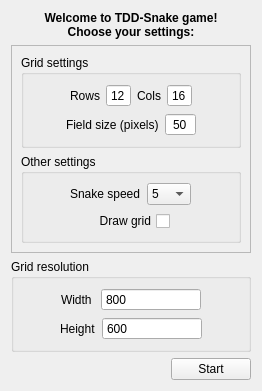
<?xml version="1.0" encoding="UTF-8"?>
<ui version="4.0">
 <class>SettingsScreen</class>
 <widget class="QWidget" name="SettingsScreen">
  <property name="geometry">
   <rect>
    <x>0</x>
    <y>0</y>
    <width>262</width>
    <height>364</height>
   </rect>
  </property>
  <property name="windowTitle">
   <string>Form</string>
  </property>
  <layout class="QVBoxLayout" name="verticalLayout_5">
   <item>
    <widget class="QLabel" name="label">
     <property name="font">
      <font>
       <pointsize>9</pointsize>
       <weight>75</weight>
       <bold>true</bold>
      </font>
     </property>
     <property name="text">
      <string>Welcome to TDD-Snake game!
Choose your settings:</string>
     </property>
     <property name="alignment">
      <set>Qt::AlignCenter</set>
     </property>
    </widget>
   </item>
   <item>
    <widget class="QFrame" name="frame">
     <property name="frameShape">
      <enum>QFrame::StyledPanel</enum>
     </property>
     <property name="frameShadow">
      <enum>QFrame::Raised</enum>
     </property>
     <layout class="QVBoxLayout" name="verticalLayout_4">
      <item>
       <widget class="QGroupBox" name="groupBox">
        <property name="title">
         <string>Grid settings</string>
        </property>
        <layout class="QVBoxLayout" name="verticalLayout_3">
         <item>
          <layout class="QHBoxLayout" name="horizontalLayout_6">
           <item>
            <spacer name="horizontalSpacer_12">
             <property name="orientation">
              <enum>Qt::Horizontal</enum>
             </property>
             <property name="sizeHint" stdset="0">
              <size>
               <width>40</width>
               <height>20</height>
              </size>
             </property>
            </spacer>
           </item>
           <item>
            <widget class="QLabel" name="label_5">
             <property name="text">
              <string>Rows</string>
             </property>
             <property name="alignment">
              <set>Qt::AlignRight|Qt::AlignTrailing|Qt::AlignVCenter</set>
             </property>
            </widget>
           </item>
           <item>
            <widget class="QSpinBox" name="rowsBox">
             <property name="alignment">
              <set>Qt::AlignCenter</set>
             </property>
             <property name="buttonSymbols">
              <enum>QAbstractSpinBox::NoButtons</enum>
             </property>
             <property name="minimum">
              <number>5</number>
             </property>
             <property name="maximum">
              <number>50</number>
             </property>
             <property name="value">
              <number>12</number>
             </property>
            </widget>
           </item>
           <item>
            <widget class="QLabel" name="label_6">
             <property name="text">
              <string>Cols</string>
             </property>
             <property name="alignment">
              <set>Qt::AlignRight|Qt::AlignTrailing|Qt::AlignVCenter</set>
             </property>
            </widget>
           </item>
           <item>
            <widget class="QSpinBox" name="colsBox">
             <property name="alignment">
              <set>Qt::AlignCenter</set>
             </property>
             <property name="buttonSymbols">
              <enum>QAbstractSpinBox::NoButtons</enum>
             </property>
             <property name="minimum">
              <number>5</number>
             </property>
             <property name="maximum">
              <number>50</number>
             </property>
             <property name="value">
              <number>16</number>
             </property>
            </widget>
           </item>
           <item>
            <spacer name="horizontalSpacer_13">
             <property name="orientation">
              <enum>Qt::Horizontal</enum>
             </property>
             <property name="sizeHint" stdset="0">
              <size>
               <width>40</width>
               <height>20</height>
              </size>
             </property>
            </spacer>
           </item>
          </layout>
         </item>
         <item>
          <layout class="QHBoxLayout" name="horizontalLayout_7">
           <item>
            <spacer name="horizontalSpacer_4">
             <property name="orientation">
              <enum>Qt::Horizontal</enum>
             </property>
             <property name="sizeHint" stdset="0">
              <size>
               <width>40</width>
               <height>20</height>
              </size>
             </property>
            </spacer>
           </item>
           <item>
            <widget class="QLabel" name="label_7">
             <property name="text">
              <string>Field size (pixels)</string>
             </property>
            </widget>
           </item>
           <item>
            <widget class="QSpinBox" name="sizeBox">
             <property name="alignment">
              <set>Qt::AlignCenter</set>
             </property>
             <property name="buttonSymbols">
              <enum>QAbstractSpinBox::NoButtons</enum>
             </property>
             <property name="minimum">
              <number>25</number>
             </property>
             <property name="maximum">
              <number>100</number>
             </property>
             <property name="value">
              <number>50</number>
             </property>
            </widget>
           </item>
           <item>
            <spacer name="horizontalSpacer_3">
             <property name="orientation">
              <enum>Qt::Horizontal</enum>
             </property>
             <property name="sizeHint" stdset="0">
              <size>
               <width>40</width>
               <height>20</height>
              </size>
             </property>
            </spacer>
           </item>
          </layout>
         </item>
        </layout>
       </widget>
      </item>
      <item>
       <widget class="QGroupBox" name="groupBox_2">
        <property name="title">
         <string>Other settings</string>
        </property>
        <layout class="QVBoxLayout" name="verticalLayout_2">
         <item>
          <layout class="QHBoxLayout" name="horizontalLayout_4">
           <item>
            <spacer name="horizontalSpacer_10">
             <property name="orientation">
              <enum>Qt::Horizontal</enum>
             </property>
             <property name="sizeHint" stdset="0">
              <size>
               <width>40</width>
               <height>20</height>
              </size>
             </property>
            </spacer>
           </item>
           <item>
            <widget class="QLabel" name="label_4">
             <property name="text">
              <string>Snake speed</string>
             </property>
            </widget>
           </item>
           <item>
            <widget class="QComboBox" name="speedBox">
             <property name="currentIndex">
              <number>4</number>
             </property>
             <item>
              <property name="text">
               <string>1</string>
              </property>
             </item>
             <item>
              <property name="text">
               <string>2</string>
              </property>
             </item>
             <item>
              <property name="text">
               <string>3</string>
              </property>
             </item>
             <item>
              <property name="text">
               <string>4</string>
              </property>
             </item>
             <item>
              <property name="text">
               <string>5</string>
              </property>
             </item>
             <item>
              <property name="text">
               <string>6</string>
              </property>
             </item>
             <item>
              <property name="text">
               <string>7</string>
              </property>
             </item>
             <item>
              <property name="text">
               <string>8</string>
              </property>
             </item>
             <item>
              <property name="text">
               <string>9</string>
              </property>
             </item>
             <item>
              <property name="text">
               <string>10</string>
              </property>
             </item>
            </widget>
           </item>
           <item>
            <spacer name="horizontalSpacer_5">
             <property name="orientation">
              <enum>Qt::Horizontal</enum>
             </property>
             <property name="sizeHint" stdset="0">
              <size>
               <width>40</width>
               <height>20</height>
              </size>
             </property>
            </spacer>
           </item>
          </layout>
         </item>
         <item>
          <layout class="QHBoxLayout" name="horizontalLayout_5">
           <item>
            <spacer name="horizontalSpacer_11">
             <property name="orientation">
              <enum>Qt::Horizontal</enum>
             </property>
             <property name="sizeHint" stdset="0">
              <size>
               <width>40</width>
               <height>20</height>
              </size>
             </property>
            </spacer>
           </item>
           <item>
            <widget class="QCheckBox" name="gridBox">
             <property name="layoutDirection">
              <enum>Qt::RightToLeft</enum>
             </property>
             <property name="text">
              <string>Draw grid</string>
             </property>
            </widget>
           </item>
           <item>
            <spacer name="horizontalSpacer_2">
             <property name="orientation">
              <enum>Qt::Horizontal</enum>
             </property>
             <property name="sizeHint" stdset="0">
              <size>
               <width>40</width>
               <height>20</height>
              </size>
             </property>
            </spacer>
           </item>
          </layout>
         </item>
        </layout>
       </widget>
      </item>
     </layout>
    </widget>
   </item>
   <item>
    <widget class="QGroupBox" name="groupBox_3">
     <property name="title">
      <string>Grid resolution</string>
     </property>
     <layout class="QVBoxLayout" name="verticalLayout">
      <item>
       <layout class="QHBoxLayout" name="horizontalLayout_2">
        <item>
         <spacer name="horizontalSpacer_8">
          <property name="orientation">
           <enum>Qt::Horizontal</enum>
          </property>
          <property name="sizeHint" stdset="0">
           <size>
            <width>40</width>
            <height>20</height>
           </size>
          </property>
         </spacer>
        </item>
        <item>
         <widget class="QLabel" name="label_2">
          <property name="text">
           <string>Width </string>
          </property>
         </widget>
        </item>
        <item>
         <widget class="QSpinBox" name="widthBox">
          <property name="minimumSize">
           <size>
            <width>100</width>
            <height>0</height>
           </size>
          </property>
          <property name="readOnly">
           <bool>true</bool>
          </property>
          <property name="buttonSymbols">
           <enum>QAbstractSpinBox::NoButtons</enum>
          </property>
          <property name="minimum">
           <number>1</number>
          </property>
          <property name="maximum">
           <number>4096</number>
          </property>
          <property name="value">
           <number>800</number>
          </property>
         </widget>
        </item>
        <item>
         <spacer name="horizontalSpacer_6">
          <property name="orientation">
           <enum>Qt::Horizontal</enum>
          </property>
          <property name="sizeHint" stdset="0">
           <size>
            <width>40</width>
            <height>20</height>
           </size>
          </property>
         </spacer>
        </item>
       </layout>
      </item>
      <item>
       <layout class="QHBoxLayout" name="horizontalLayout_3">
        <item>
         <spacer name="horizontalSpacer_9">
          <property name="orientation">
           <enum>Qt::Horizontal</enum>
          </property>
          <property name="sizeHint" stdset="0">
           <size>
            <width>40</width>
            <height>20</height>
           </size>
          </property>
         </spacer>
        </item>
        <item>
         <widget class="QLabel" name="label_3">
          <property name="text">
           <string>Height</string>
          </property>
         </widget>
        </item>
        <item>
         <widget class="QSpinBox" name="heightBox">
          <property name="minimumSize">
           <size>
            <width>100</width>
            <height>0</height>
           </size>
          </property>
          <property name="readOnly">
           <bool>true</bool>
          </property>
          <property name="buttonSymbols">
           <enum>QAbstractSpinBox::NoButtons</enum>
          </property>
          <property name="minimum">
           <number>1</number>
          </property>
          <property name="maximum">
           <number>4096</number>
          </property>
          <property name="value">
           <number>600</number>
          </property>
         </widget>
        </item>
        <item>
         <spacer name="horizontalSpacer_7">
          <property name="orientation">
           <enum>Qt::Horizontal</enum>
          </property>
          <property name="sizeHint" stdset="0">
           <size>
            <width>40</width>
            <height>20</height>
           </size>
          </property>
         </spacer>
        </item>
       </layout>
      </item>
     </layout>
    </widget>
   </item>
   <item>
    <layout class="QHBoxLayout" name="horizontalLayout">
     <item>
      <spacer name="horizontalSpacer">
       <property name="orientation">
        <enum>Qt::Horizontal</enum>
       </property>
       <property name="sizeHint" stdset="0">
        <size>
         <width>40</width>
         <height>20</height>
        </size>
       </property>
      </spacer>
     </item>
     <item>
      <widget class="QPushButton" name="pushButton">
       <property name="text">
        <string>Start</string>
       </property>
      </widget>
     </item>
    </layout>
   </item>
  </layout>
 </widget>
 <resources/>
 <connections>
  <connection>
   <sender>pushButton</sender>
   <signal>clicked()</signal>
   <receiver>SettingsScreen</receiver>
   <slot>startClicked()</slot>
   <hints>
    <hint type="sourcelabel">
     <x>203</x>
     <y>341</y>
    </hint>
    <hint type="destinationlabel">
     <x>154</x>
     <y>357</y>
    </hint>
   </hints>
  </connection>
  <connection>
   <sender>rowsBox</sender>
   <signal>valueChanged(int)</signal>
   <receiver>SettingsScreen</receiver>
   <slot>rowsValueChanged(int)</slot>
   <hints>
    <hint type="sourcelabel">
     <x>102</x>
     <y>86</y>
    </hint>
    <hint type="destinationlabel">
     <x>7</x>
     <y>105</y>
    </hint>
   </hints>
  </connection>
  <connection>
   <sender>colsBox</sender>
   <signal>valueChanged(int)</signal>
   <receiver>SettingsScreen</receiver>
   <slot>colsValueChanged(int)</slot>
   <hints>
    <hint type="sourcelabel">
     <x>186</x>
     <y>87</y>
    </hint>
    <hint type="destinationlabel">
     <x>259</x>
     <y>99</y>
    </hint>
   </hints>
  </connection>
  <connection>
   <sender>gridBox</sender>
   <signal>toggled(bool)</signal>
   <receiver>SettingsScreen</receiver>
   <slot>drawGridChanged(bool)</slot>
   <hints>
    <hint type="sourcelabel">
     <x>160</x>
     <y>200</y>
    </hint>
    <hint type="destinationlabel">
     <x>260</x>
     <y>201</y>
    </hint>
   </hints>
  </connection>
  <connection>
   <sender>sizeBox</sender>
   <signal>valueChanged(int)</signal>
   <receiver>SettingsScreen</receiver>
   <slot>fieldSizeChanged(int)</slot>
   <hints>
    <hint type="sourcelabel">
     <x>190</x>
     <y>117</y>
    </hint>
    <hint type="destinationlabel">
     <x>258</x>
     <y>148</y>
    </hint>
   </hints>
  </connection>
  <connection>
   <sender>speedBox</sender>
   <signal>currentIndexChanged(int)</signal>
   <receiver>SettingsScreen</receiver>
   <slot>snakeSpeedChanged(int)</slot>
   <hints>
    <hint type="sourcelabel">
     <x>150</x>
     <y>177</y>
    </hint>
    <hint type="destinationlabel">
     <x>8</x>
     <y>194</y>
    </hint>
   </hints>
  </connection>
 </connections>
 <slots>
  <slot>startClicked()</slot>
  <slot>rowsValueChanged(int)</slot>
  <slot>colsValueChanged(int)</slot>
  <slot>drawGridChanged(bool)</slot>
  <slot>fieldSizeChanged(int)</slot>
  <slot>snakeSpeedChanged(int)</slot>
 </slots>
</ui>
